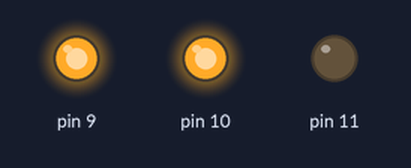
Recording of a sketch running on a simulated Arduino Uno, built with avr-gcc and run on an emulated ATmega328P. Shown: output pins drawn as LEDs (lit = HIGH).

Above: at 0.1 s.
Timing chart, 0 to 1.6 s (numbered marks = the images above):
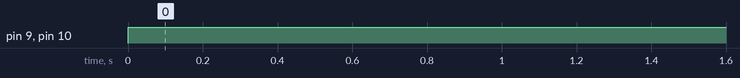

The sketch:

charlieplexing.ino
```cpp
void setup()
{
  pinMode(11, OUTPUT);
  pinMode(10, OUTPUT);
  pinMode( 9, OUTPUT);
}

void loop()
{
  digitalWrite(10, 1);
  digitalWrite(11, 0);
  digitalWrite( 9, 1);
    delay(200);

/*  digitalWrite(11, 1);
  digitalWrite(10, 0);
  digitalWrite( 9, 0);
    delay(200);

  digitalWrite( 9,1);
  digitalWrite(10,0);
  digitalWrite(11,0);
    delay(200);

  digitalWrite(11,1);
  digitalWrite(10,1);
  digitalWrite( 9,0);
    delay(200); */
}
```

Measured:
- by itself, pin 9, pin 10: LOW → HIGH at 0.00 s
